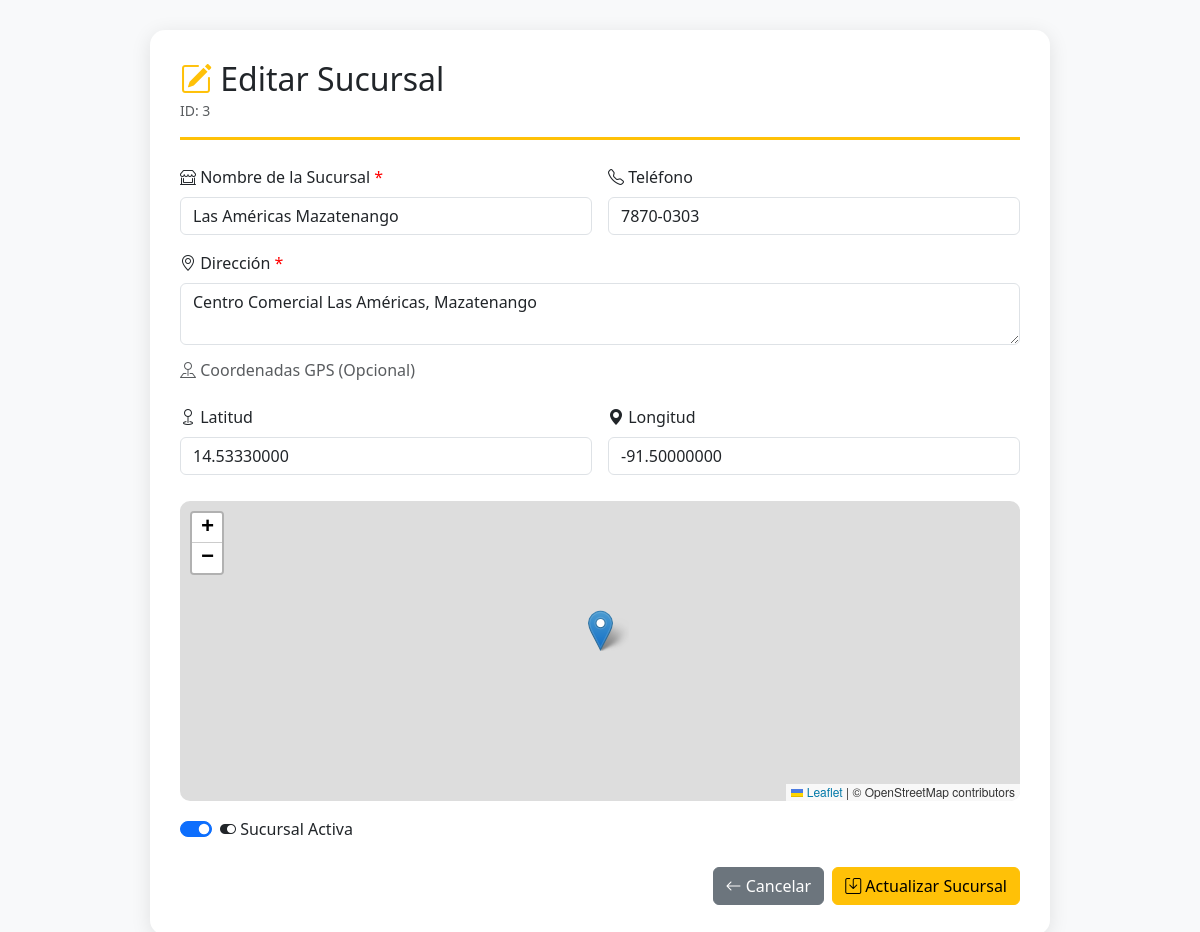
The page /index.php?action=editarSucursal&sucursal_id=3 (signed in) on the database its author committed.
### tables this page shows
CREATE TABLE `sucursal` (
  `sucursal_id` int(11) NOT NULL,
  `nombre_sucursal` varchar(100) NOT NULL,
  `direccion_sucursal` text NOT NULL,
  `telefono_sucursal` varchar(20) DEFAULT NULL,
  `latitud` decimal(10,8) DEFAULT NULL,
  `longitud` decimal(11,8) DEFAULT NULL,
  `activa` tinyint(1) DEFAULT 1
);

### controllers/SucursalController.php (called while the page is built, shortened)
<?php
require_once __DIR__ . '/../models/Sucursal.php';
class SucursalController {
    private $sucursal;
    public function __construct($db) {
        $this->sucursal = new Sucursal($db);
    }
    public function obtenerSucursal($sucursal_id) {
        return $this->sucursal->getById($sucursal_id);
    }
}
?>

### models/Sucursal.php (called while the page is built, shortened)
<?php
class Sucursal {
    private $conn;
    private $table_name = "sucursal";
    public function __construct($db) {
        $this->conn = $db;
    }
    public function getById($sucursal_id) {
        $query = "SELECT * FROM " . $this->table_name . "
                  WHERE sucursal_id = :sucursal_id LIMIT 1";
        $stmt = $this->conn->prepare($query);
        $stmt->bindParam(":sucursal_id", $sucursal_id);
        $stmt->execute();
        return $stmt->fetch(PDO::FETCH_ASSOC);
    }
}
?>

### views/EditarSucursal.php (the view, shortened to what this page needs)
<!DOCTYPE html>
<html lang="es">
<head>
    <link href="https://cdn.jsdelivr.net/npm/bootstrap@5.3.2/dist/css/bootstrap.min.css" rel="stylesheet">
    <link href="https://cdn.jsdelivr.net/npm/bootstrap-icons@1.11.1/font/bootstrap-icons.css" rel="stylesheet">
</head>
<body>
<div class="container">
    <div class="form-container">
        <div class="form-header">
            <h2 class="mb-0">
                <i class="bi bi-pencil-square text-warning"></i>
                Editar Sucursal
            </h2>
            <small class="text-muted">ID: <?= $sucursal['sucursal_id'] ?></small>
        </div>
        <form method="POST" action="index.php?action=actualizarSucursal">
            <div class="row g-3">
                <div class="col-md-6">
                    <label for="nombre_sucursal" class="form-label required-field">
                        <i class="bi bi-shop-window"></i> Nombre de la Sucursal
                    </label>
                    <input type="text"
                           class="form-control"
                           id="nombre_sucursal"
                           name="nombre_sucursal"
                           value="<?= htmlspecialchars($sucursal['nombre_sucursal']) ?>"
                           required>
                </div>
                <div class="col-md-6">
                    <label for="telefono_sucursal" class="form-label">
                        <i class="bi bi-telephone"></i> Teléfono
                    </label>
                    <input type="tel"
                           class="form-control"
                           id="telefono_sucursal"
                           name="telefono_sucursal"
                           value="<?= htmlspecialchars($sucursal['telefono_sucursal'] ?? '') ?>">
                </div>
                <div class="col-12">
                    <label for="direccion_sucursal" class="form-label required-field">
                        <i class="bi bi-geo-alt"></i> Dirección
                    </label>
                    <textarea class="form-control"
                              id="direccion_sucursal"
                              name="direccion_sucursal"
                              rows="2"
                              required><?= htmlspecialchars($sucursal['direccion_sucursal']) ?></textarea>
                </div>
                <div class="col-12">
                    <h6 class="text-muted">
                        <i class="bi bi-pin-map"></i> Coordenadas GPS (Opcional)
                    </h6>
                </div>
                <div class="col-md-6">
                    <label for="latitud" class="form-label">
                        <i class="bi bi-geo"></i> Latitud
                    </label>
                    <input type="number"
                           class="form-control"
                           id="latitud"
                           name="latitud"
                           step="0.000001"
                           value="<?= htmlspecialchars($sucursal['latitud'] ?? '') ?>">
                </div>
                <div class="col-md-6">
                    <label for="longitud" class="form-label">
                        <i class="bi bi-geo-alt-fill"></i> Longitud
                    </label>
                    <input type="number"
                           class="form-control"
                           id="longitud"
                           name="longitud"
                           step="0.000001"
                           value="<?= htmlspecialchars($sucursal['longitud'] ?? '') ?>">
                </div>
                <div class="col-12">
                    <div id="map"></div>
                </div>
                <div class="col-12">
                    <div class="form-check form-switch">
                        <input class="form-check-input"
                               type="checkbox"
                               id="activa"
                               name="activa"
                               <?= $sucursal['activa'] ? 'checked' : '' ?>>
                        <label class="form-check-label" for="activa">
                            <i class="bi bi-toggle-on"></i>
                            Sucursal Activa
                        </label>
                    </div>
                </div>
            </div>
            <div class="d-grid gap-2 d-md-flex justify-content-md-end mt-4">
                <a href="index.php?action=listarSucursales" class="btn btn-secondary">
                    <i class="bi bi-arrow-left"></i> Cancelar
                </a>
                <button type="submit" class="btn btn-warning">
                    <i class="bi bi-save"></i> Actualizar Sucursal
                </button>
            </div>
        </form>
    </div>
</div>
<link rel="stylesheet" href="https://unpkg.com/leaflet@1.9.4/dist/leaflet.css" />
</body>
</html>

### views/EditarSucursal.php (style rules this page uses)
body { background-color: #f8f9fa; }
.form-container { max-width: 900px; margin: 30px auto; padding: 30px; background: white; border-radius: 15px; box-shadow: 0 4px 20px rgba(0,0,0,0.1); }
.form-header { border-bottom: 3px solid #ffc107; padding-bottom: 15px; margin-bottom: 25px; }
.required-field::after { content: " *"; color: red; }
#map { height: 300px; border-radius: 10px; margin-top: 10px; }

### rows shown on the page
sucursal: sucursal_id "3", nombre_sucursal "Las Américas Mazatenango", telefono_sucursal "7870-0303", direccion_sucursal "Centro Comercial Las Américas, Mazatenango", latitud "14.53330000", longitud "-91.50000000", activa "☑"
